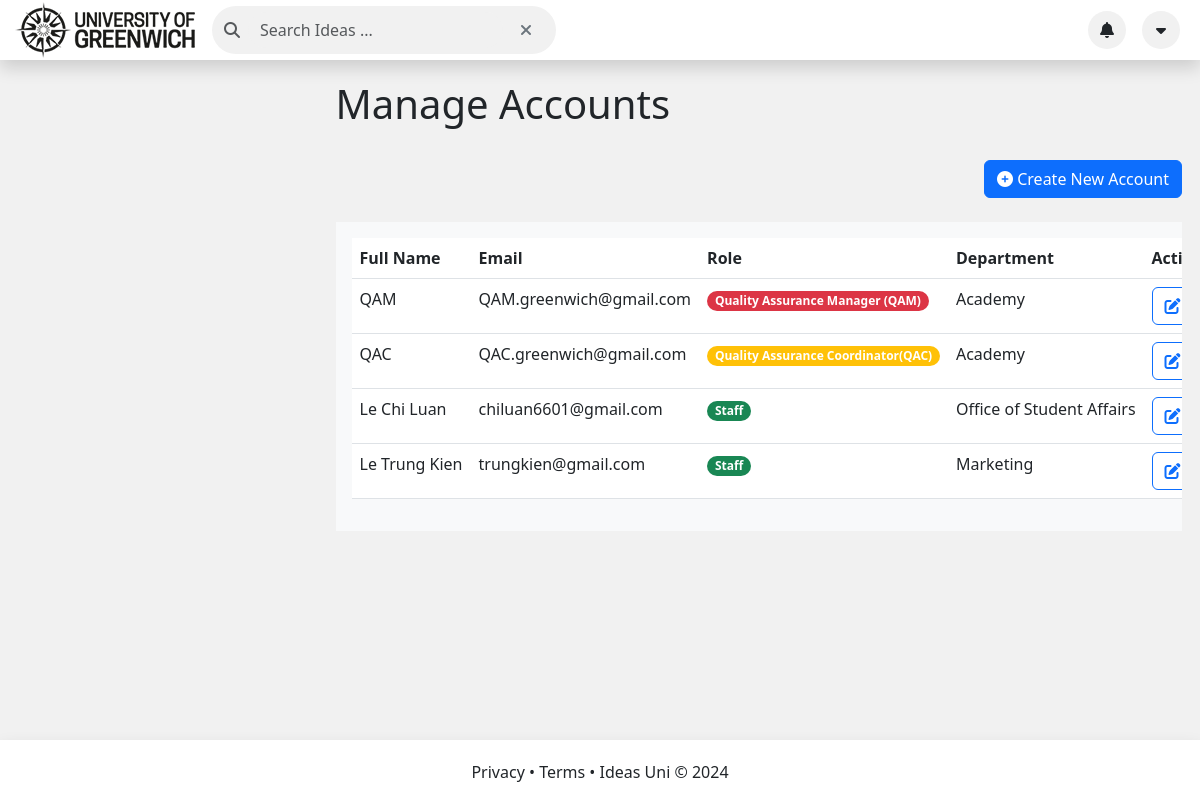
/QAM_Account.php, run on an earlier commit of the app's database.
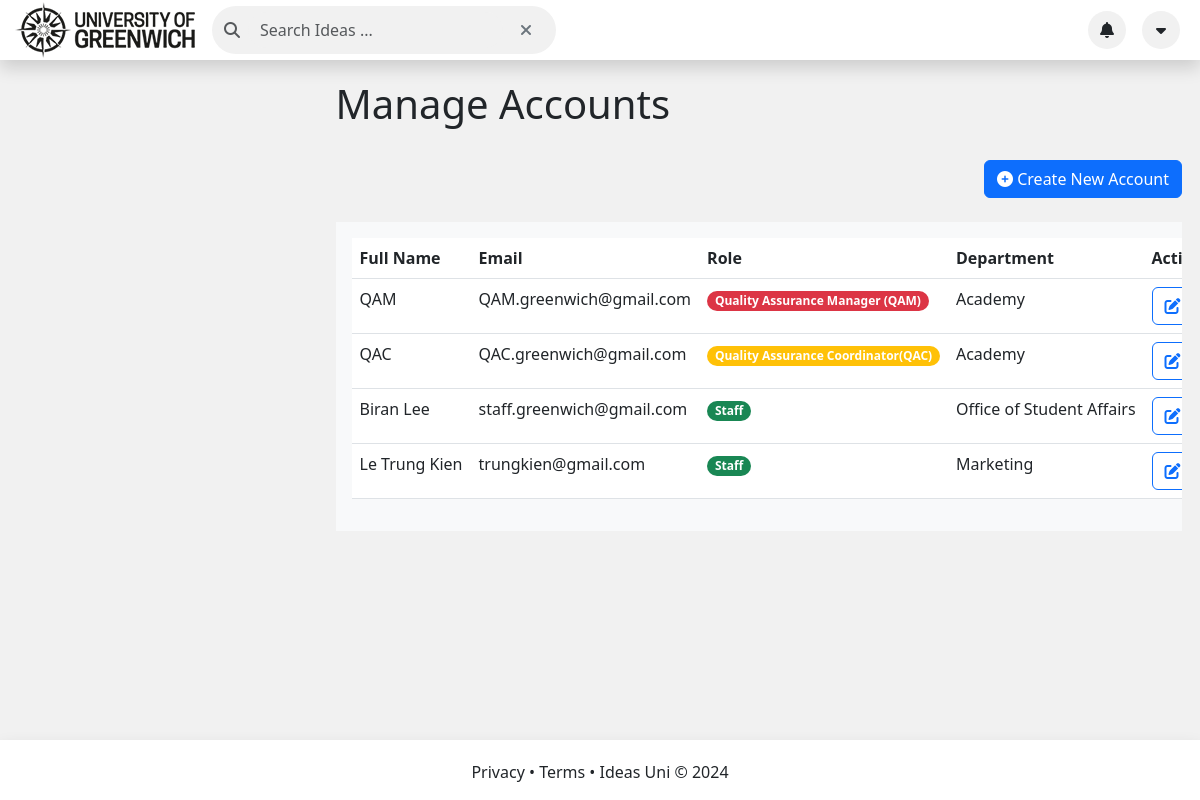
And on a later commit of the database.
### tables this page shows
CREATE TABLE Staff (
  StaffID INT PRIMARY KEY AUTO_INCREMENT,
  FullName VARCHAR(50) NOT NULL,
  Email VARCHAR(50) NOT NULL,
  Password TEXT NOT NULL,
  RoleID INT NOT NULL,
  DepartmentID INT NULL,
  FOREIGN KEY (RoleID) REFERENCES Role(RoleID),
  FOREIGN KEY (DepartmentID) REFERENCES Department(DepartmentID)
);

CREATE TABLE Role (
  RoleID INT PRIMARY KEY AUTO_INCREMENT,
  RoleName VARCHAR(50) NOT NULL
);

CREATE TABLE Department (
  DepartmentID INT PRIMARY KEY AUTO_INCREMENT,
  DepartmentName VARCHAR(50) NOT NULL
);

### QAM_Account.php (the view, shortened to what this page needs)
<!DOCTYPE html>
<html lang="en">
<head>
    <link rel="stylesheet" href="https://cdnjs.cloudflare.com/ajax/libs/font-awesome/6.3.0/css/all.min.css"
/>
    <link href="https://cdn.jsdelivr.net/npm/bootstrap@5.3.0-alpha1/dist/css/bootstrap.min.css" rel="stylesheet"
>
    <link rel="stylesheet" type="text/css" href="./css/style.css">
</head>
<body class="bg-gray">
<div class="bg-white d-flex align-items-center fixed-top shadow" style="min-height: 60px; z-index: 10;">
    <div class="container-fluid">
        <div class="row align-items-center">
            <div class="col d-flex align-items-center">
                <img class="logoImage" src="./img/logo.png" alt="University of Greenwich">
                <div class="input-group ms-2">
                    <li class="p-1 d-flex">
                        <div class="input-group-text bg-gray border-0 rounded-pill"
                             style="min-height: 40px; min-width: 300px;">
                            <i class="fas fa-search me-2 text-muted"></i>
                            <input type="text" class="form-control rounded-pill border-0 bg-gray"
                                   placeholder="Search Ideas ..." id="searchInput">
                            <button class="btn btn-outline-secondary border-0 rounded-circle" type="button"
                                    id="clearSearch"><i class="fas fa-times"></i></button>
                        </div>
                    </li>
                </div>
            </div>
            <div class="col d-flex align-items-center justify-content-end">
                <div class="rounded-circle p-1 bg-gray d-flex align-items-center justify-content-center mx-2"
                     style="width: 38px; height: 38px" type="button" id="notMenu" data-bs-toggle="dropdown"
                     aria-expanded="false" data-bs-auto-close="outside">
                    <i class="fas fa-bell"></i>
                </div>
                <div class="
                        rounded-circle
                        p-1
                        bg-gray
                        d-flex
                        align-items-center
                        justify-content-center
                        mx-2
                    " style="width: 38px; height: 38px" type="button" id="secondMenu" data-bs-toggle="dropdown"
                     aria-expanded="false" data-bs-auto-close="outside">
                    <i class="fas fa-caret-down"></i>
                </div>
            </div>
        </div>
    </div>
</div>
<div class="container-fluid" style="margin-bottom: 100px;">
    <div class="row justify-content-evenly">
        <div class="col-12">
            <div class="d-flex flex-column justify-content-center mx-auto main-container">
                <h1>Manage Accounts</h1>
                <div class="d-flex justify-content-end align-items-center my-4">
                    <button class="btn btn-primary" data-bs-toggle="modal" data-bs-target="#createAccountModal">
                        <i class="fas fa-plus-circle"></i> Create New Account
                    </button>
                </div>
                <?php
                include_once("connection.php");
                $sql = "SELECT Staff.*, Role.RoleName, Department.DepartmentName FROM Staff JOIN Role ON Staff.RoleID = Role.RoleID JOIN Department ON Staff.DepartmentID = Department.DepartmentID";
                $result = mysqli_query($conn, $sql);
                ?>
                <div class="bg-light p-3 table-responsive">
                    <?php if (mysqli_num_rows($result) > 0) { ?>
                        <table class="table">
                            <thead>
                            <tr>
                                <th>Full Name</th>
                                <th>Email</th>
                                <th>Role</th>
                                <th>Department</th>
                                <th>Action</th>
                            </tr>
                            </thead>
                            <?php while ($row = mysqli_fetch_assoc($result)) { ?>
                                <tbody>
                                <tr>
                                    <td><?= $row['FullName']; ?></td>
                                    <td><?= $row['Email']; ?></td>
                                    <?php if ($row['RoleID'] == '1') { ?>
                                        <td><span class="badge bg-danger rounded-pill"><?= $row['RoleName']; ?></span>
                                        </td>
                                    <?php } else if ($row['RoleID'] == '2') { ?>
                                        <td><span class="badge bg-warning rounded-pill"><?= $row['RoleName']; ?></span>
                                        </td>
                                    <?php } else if ($row['RoleID'] == '3') { ?>
                                        <td><span class="badge bg-success rounded-pill"><?= $row['RoleName']; ?></span>
                                        </td>
                                    <?php } ?>
                                    <td><?= $row['DepartmentName']; ?></td>
                                    <td>
                                        <button class="btn btn-outline-primary me-2" id="editStaff"
                                                data-id="<?php echo $row['StaffID']; ?>"
                                                data-fullname="<?php echo $row['FullName']; ?>"
                                                data-email="<?php echo $row['Email']; ?>"
                                                data-role="<?php echo $row['RoleID']; ?>"
                                                data-department="<?php echo $row['DepartmentID']; ?>"
                                                data-toggle="modal" data-target="#editAccountModal">
                                            <i class="fas fa-edit"></i> Edit
                                        </button>
                                    </td>
                                </tr>
                                </tbody>
                            <?php } ?>
                        </table>
                    <?php } else { ?>
                        <p>No staff found.</p>
                    <?php } ?>
                </div>
            </div>
        </div>
    </div>
</div>
<footer class="bg-white d-flex align-items-center fixed-bottom shadow">
    <div class="container">
        <div class="row">
            <div class="col-md-12 text-center" style="margin-top: 20px;">
                <div
                ">
                <p>
                    Privacy &#8226; Terms &#8226; Ideas Uni © 2024
                </p>
            </div>
        </div>
    </div>
    </div>
</footer>
</body>
</html>

### css/style.css (style rules this page uses)
@media (min-width: 62em) { footer { position: fixed; bottom: 0; width: 100%; } }
.table-responsive { overflow-x: auto; }
.d-flex { display: flex; }
.flex-column { flex-direction: column; }
.justify-content-center { justify-content: center; }
.mx-auto { margin-left: auto; margin-right: auto; }
.main-container { padding-top: 80px; max-width: 97vw; overflow-x: hidden; padding-left: 27%; }
.table td, .table th { white-space: nowrap; overflow: hidden; text-overflow: ellipsis; }
.bg-gray { background-color: #f1f1f1; }
.text-center { text-align: center; }
@media (min-width: 390px) { .input-group { display: flex; align-items: center; } }
@media (min-width: 390px) { .input-group button { margin-left: 5px; } }

What changed in the data, as far as the page shows it:
changed staff "Office of Student Affairs": FullName "Le Chi Luan" → "Biran Lee"; Email "chiluan6601@gmail.com" → "staff.greenwich@gmail.com"
